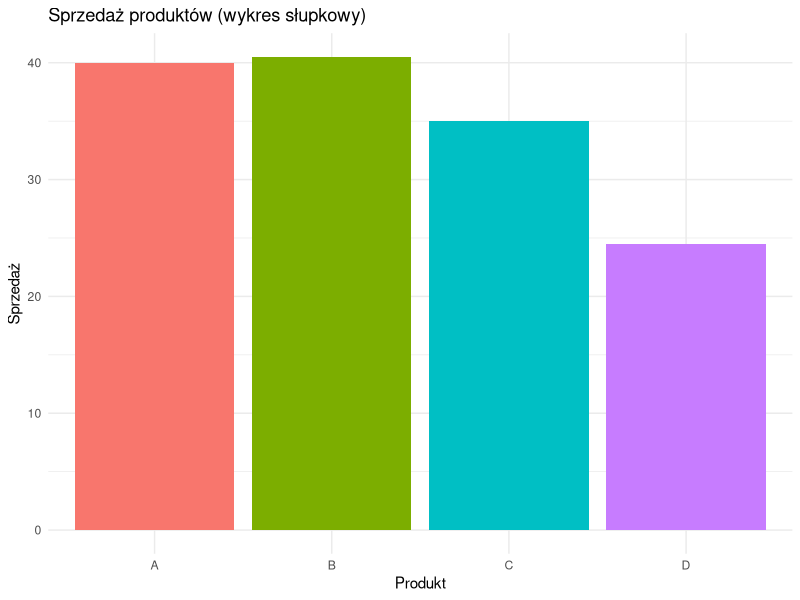
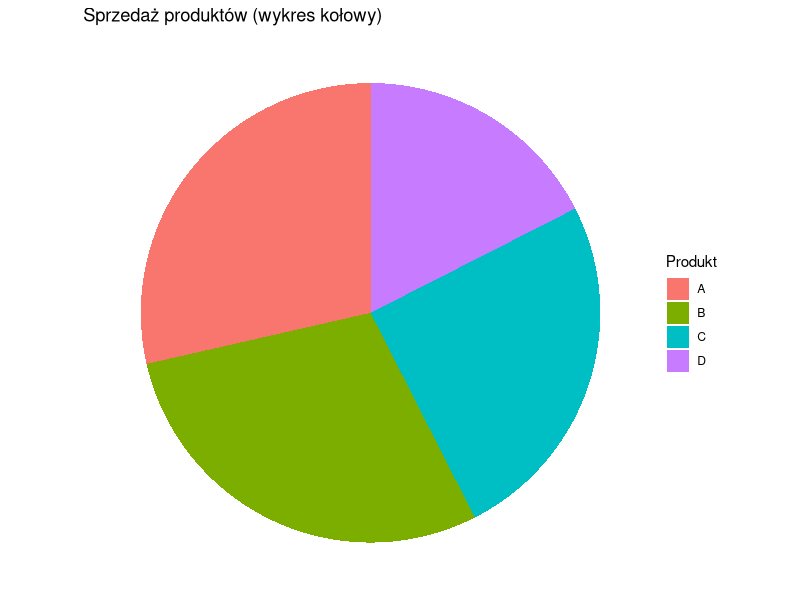

Here is the R script that generated these plots, in order:
# hw5.R

library(ggplot2)
library(dplyr)

# ======================================
# 1. DANE DO WIZUALIZACJI
# ======================================

sales_data <- data.frame(
  Produkt = c("A", "B", "C", "D"),
  Sprzedaż = c(40, 40.5, 35, 24.5)
)

# ======================================
# 2. WYKRESY DO EKSPERYMENTU
# ======================================

# Wykres słupkowy (bar chart)
bar_plot <- ggplot(sales_data, aes(x = Produkt, y = Sprzedaż, fill = Produkt)) +
  geom_bar(stat = "identity") +
  theme_minimal() +
  labs(title = "Sprzedaż produktów (wykres słupkowy)", y = "Sprzedaż", x = "Produkt") +
  theme(legend.position = "none")

# Wykres kołowy (pie chart)
pie_data <- sales_data %>%
  mutate(Procent = Sprzedaż / sum(Sprzedaż) * 100,
         Etykieta = paste0(Produkt, " (", round(Procent), "%)"))

pie_chart <- ggplot(pie_data, aes(x = "", y = Sprzedaż, fill = Produkt)) +
  geom_bar(stat = "identity", width = 1) +
  coord_polar("y") +
  labs(title = "Sprzedaż produktów (wykres kołowy)") +
  theme_void()
print(bar_plot)
print(pie_chart)
# ======================================
# 3.DANE Z ANKIETY (15 OSÓB)
# ======================================
porownaniekolumnowy <- c("B", "B", "B", "B", "B", "B", "B", "B", "B", "B", "B", "B", "B", "B", "B", "B", "B", "B", "B", "B", "B", "B",
                         "A", "A")


porownaniekolowy  <- c("B","B", "B", "B", "B", "B", "B", "B", "B", "B", "B", "B", "B", "B", "B", "B",
                       "A", "A", "A", "A", "A", "A", "A",
                       "C")


procentkolumnowy <-c(25, 25, 27, 30, 31, 35,25, 35, 35, 35, 35, 35, 35, 35, 35, 35, 35, 35,
                     36, 39, 40, 40.5, 41, 42)


procentkolowy <- c(15, 18, 22, 22, 23, 23, 24, 24, 25,25, 25, 25, 25, 25, 25,
                   27, 28, 30, 30, 30, 35, 37, 18, 21)


dane <- data.frame( porownaniekolumnowy,porownaniekolowy,procentkolumnowy,procentkolowy)
# ======================================
# 4. Analiza Danych
# ======================================
poprawne <- "B"
poprawna_liczba <- 25

# Obliczenie błędów dla kolumn porownaniekolumnowy i porownaniekolowy
bledy_p1 <- sum(dane$porownaniekolumnowy != poprawne)  
bledy_p3 <- sum(dane$porownaniekolowy != poprawne)     

odchylenie_p2 <- abs(dane$procentkolumnowy - poprawna_liczba)
odchylenie_p4 <- abs(dane$procentkolowy - poprawna_liczba)  

srednie_odchylenie_p2 <- mean(odchylenie_p2)  
srednie_odchylenie_p4 <- mean(odchylenie_p4)  
# ======================================
# 5.WNIOSKI
# ======================================
cat("📊 Pytania wyboru (A/B/C/D):\n")
cat("- Pytanie 1: liczba błędnych odpowiedzi:", bledy_p1, "\n")
cat("- Pytanie 3: liczba błędnych odpowiedzi:", bledy_p3, "\n\n")

cat("📈 Pytania liczbowe:\n")
cat("- Pytanie 2: średnie odchylenie:", round(srednie_odchylenie_p2, 2), "\n")
cat("- Pytanie 4: średnie odchylenie:", round(srednie_odchylenie_p4, 2), "\n\n")

# Porównania
cat("📌 Porównania:\n")

# Pytania 1 vs 3 – wybór
if (bledy_p1 < bledy_p3) {
  cat("- Lepsza trafność dla wykresow kolumnowych (mniej błędów).\n")
} else if (bledy_p1 > bledy_p3) {
  cat("- Lepsza trafność dla wykresow kolowych(mniej błędów).\n")
} else {
  cat("- Taka sama liczba błędów w pytaniach 1 i 3.\n")
}

# Pytania 2 vs 4 – liczby
if (srednie_odchylenie_p2 < srednie_odchylenie_p4) {
  cat("- Dokładniejsze szacowanie dla wykresow kolumnowych (mniejsze odchylenie).\n")
} else if (srednie_odchylenie_p2 > srednie_odchylenie_p4) {
  cat("- Dokładniejsze szacowanie dla wykresow kolowych (mniejsze odchylenie).\n")
} else {
  cat("- Taka sama dokładność w pytaniach 2 i 4.\n")
}
